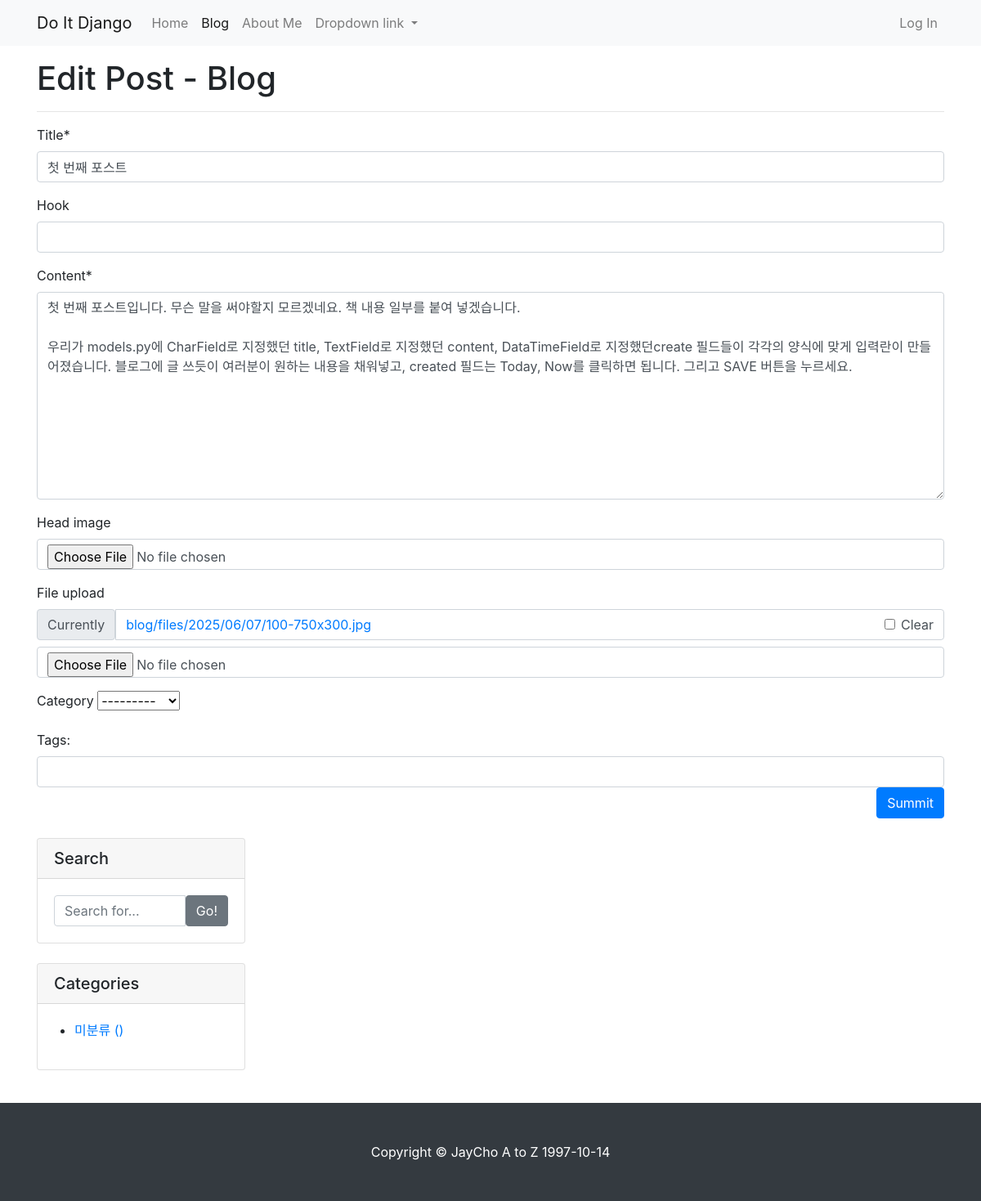
/blog/update_post/1/ (signed in), run on the app's committed database.
### blog/models.py (models this page shows, shortened)
class Post(models.Model):
    title = models.CharField(max_length=30)
    hook = models.CharField(max_length=100, blank=True)
    content = MarkdownxField()
    head_image = models.ImageField(upload_to='blog/images/%Y/%m/%d/',blank=True)
    file_upload = models.FileField(upload_to='blog/files/%Y/%m/%d/',blank=True)
    create_at = models.DateTimeField(auto_now_add=True)
    update_at = models.DateTimeField(auto_now=True)
    author = models.ForeignKey(User,on_delete=models.SET_NULL, null=True)
    category = models.ForeignKey('Category',on_delete=models.SET_NULL, null=True, blank=True)
    tags = models.ManyToManyField('Tag',blank=True)

### blog/views.py (the view, shortened to what this page needs)
# urls.py: path('update_post/<int:pk>/',views.PostUpdate.as_view(), name='post_update'),
class PostUpdate(LoginRequiredMixin, UpdateView):
    model = Post
    fields = ['title','hook','content','head_image','file_upload','category']
    template_name = 'blog/post_update_form.html'
    def dispatch(self, request, *args, **kwargs):
        if request.user.is_authenticated and request.user == self.get_object().author:
            return super(PostUpdate, self).dispatch(request, *args, **kwargs)
        else:
            raise PermissionDenied
    def get_context_data(self, **kwargs):
        context = super(PostUpdate, self).get_context_data()
        if self.object.tags.exists():
            tags_str_list = list()
            for t in self.object.tags.all():
                tags_str_list.append(t.name)
            context['tags_str_default'] = '; '.join(tags_str_list).strip()
        return context

### blog/models.py (called while the page is built)
    def __str__(self):
        return self.name

### blog/templates/blog/post_update_form.html (shortened to what this page needs)
{% extends "blog/base_full_width.html" %}
{% load crispy_forms_tags %}
{% block main %}
    <div id ='main-area'>
        <h1 id="main-area">Edit Post - Blog</h1>
        <hr/>
        <form method="post" enctype="multipart/form-data">{% csrf_token %}
            {{ form | crispy }}
            <div id="div_id_tags_str">
                <label for="id_tags_str">Tags:</label>
                <input type="text" name="tags_str" id="id_tags_str"
                       class="textinput textInput form-control"
                       value="{{ tags_str_default }}">
            </div>
            <button type="submit" class="btn btn-primary float-right">Summit</button>
        </form>
    </div>
{% endblock %}

### data on the page
Post: title "첫 번째 포스트", content "첫 번째 포스트입니다. 무슨 말을 써야할지 모르겠네요. 책 내용 일부를 붙여 넣겠습니다. 우리가 models.py에 CharField로 지정했던 title, TextField로 지정했던 content, DataTimeField로 지정했던create 필드들이 각각의 양식에 맞게 입력란이 만들어졌습니다. 블로그에 글 쓰듯이 여러분이 원하는 내용을 채워넣고, created 필드는 Today, Now를 클릭하면 됩니다. 그리고 SAVE 버튼을 누르세요.", category "---------"
